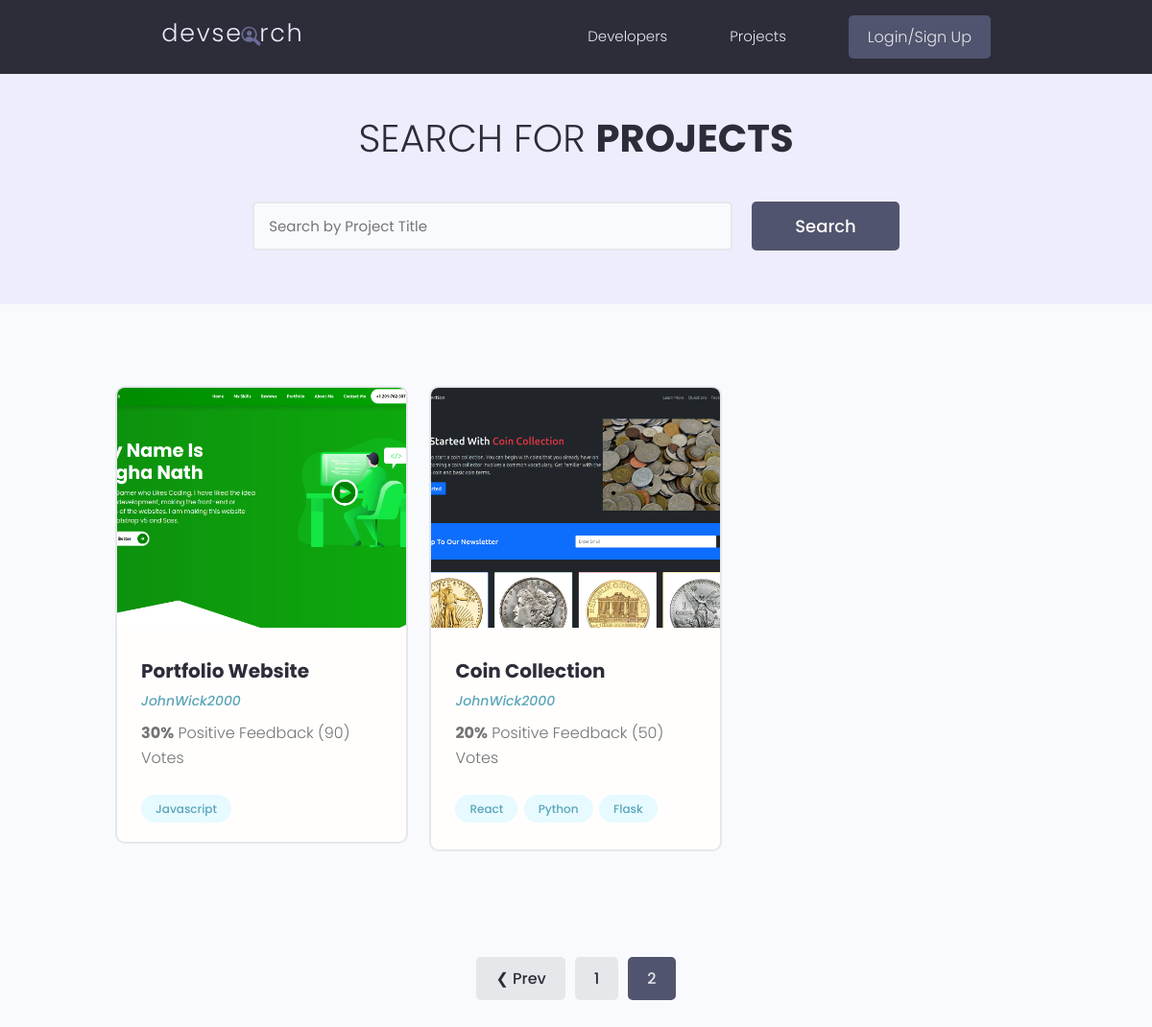
/projects/?page=3, run on an earlier commit of the app's database.
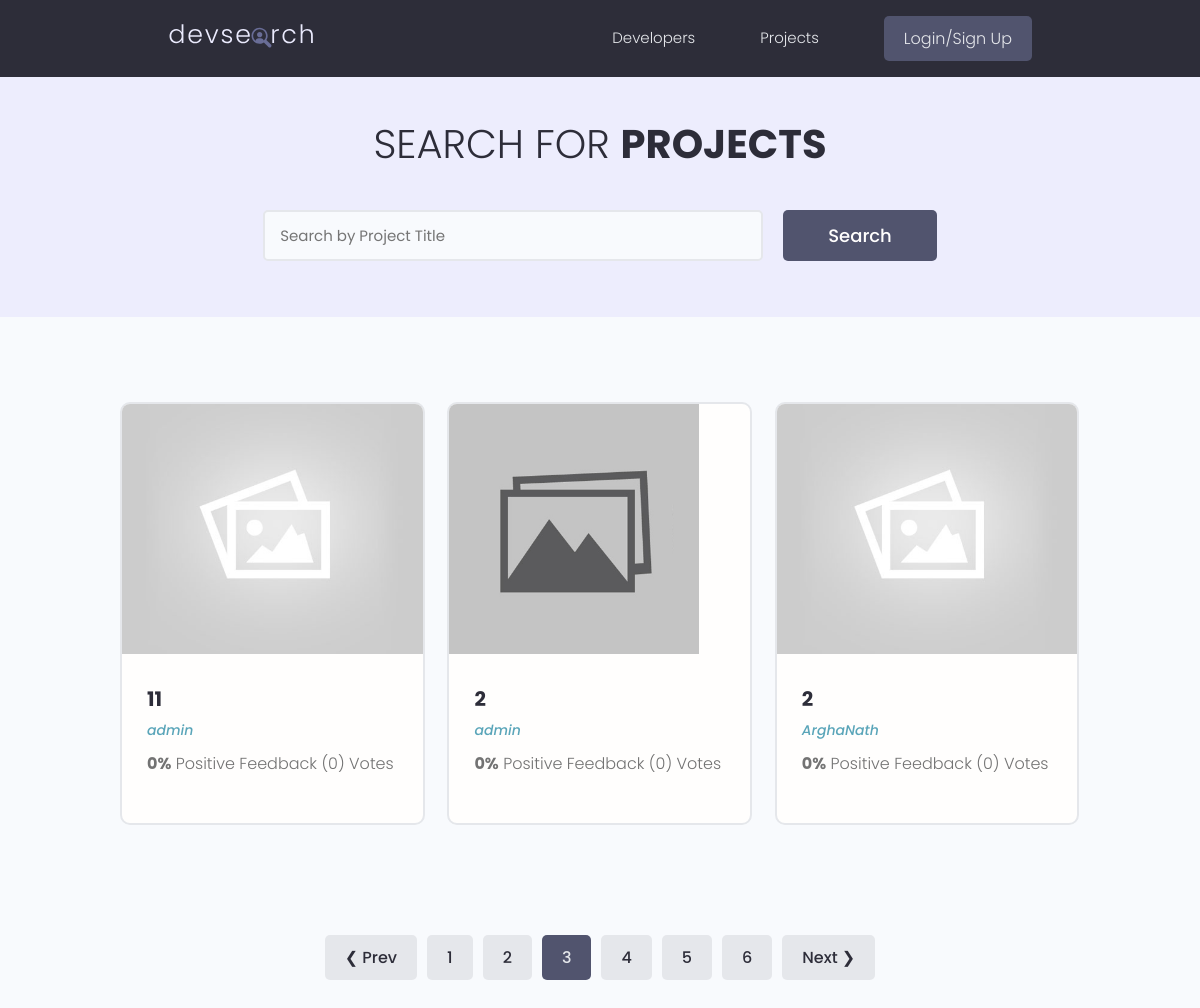
And on a later commit of the database.
### projects/models.py (models this page shows, shortened)
class Project(models.Model):
    owner = models.ForeignKey(
        Profile, on_delete=models.SET_NULL, null=True, blank=True)
    title = models.CharField(max_length=200)
    description = models.TextField(null=True, blank=True)
    featured_image = models.ImageField(
        null=True, blank=True, default='default.jpg')
    demo_link = models.CharField(max_length=2000, blank=True, null=True)
    source_link = models.CharField(max_length=2000, blank=True, null=True)
    tags = models.ManyToManyField('Tag', blank=True)
    vote_total = models.IntegerField(default=0, null=True, blank=True)
    vote_ratio = models.IntegerField(default=0, null=True, blank=True)
    created = models.DateTimeField(auto_now_add=True)
    id = models.UUIDField(default=uuid.uuid4, unique=True,
                          editable=False, primary_key=True)
    class Meta:
        ordering = ['-vote_ratio', '-vote_total', 'title']  # Ascending order

class Tag(models.Model):
    name = models.CharField(max_length=200)
    created = models.DateTimeField(auto_now_add=True)
    id = models.UUIDField(default=uuid.uuid4, unique=True,
                          editable=False, primary_key=True)
    def __str__(self):
        return self.name

### users/models.py (models this page shows)
class Profile(models.Model):
    user = models.OneToOneField(
        User, on_delete=models.CASCADE, null=True, blank=True)
    name = models.CharField(max_length=100, null=True, blank=True)
    email = models.CharField(max_length=200, null=True, blank=True)
    username = models.CharField(max_length=100, null=True, blank=True)
    location = models.CharField(max_length=100, null=True, blank=True)
    about = models.CharField(max_length=200, null=True, blank=True)
    bio = models.TextField(null=True, blank=True)
    profile_image = models.ImageField(
        null=True, blank=True, upload_to='profiles', default='profiles/user-default.png')
    social_github = models.CharField(max_length=200, null=True, blank=True)
    social_twitter = models.CharField(max_length=200, null=True, blank=True)
    social_linkedin = models.CharField(max_length=200, null=True, blank=True)
    social_youtube = models.CharField(max_length=200, null=True, blank=True)
    social_website = models.CharField(max_length=200, null=True, blank=True)
    created = models.DateTimeField(auto_now_add=True)
    id = models.UUIDField(default=uuid.uuid4, unique=True,
                          editable=False, primary_key=True)
    def __str__(self):
        return str(self.user.username)

### projects/views.py (the view)
# urls.py: path('projects/', include('projects.urls')),
def projects(request):
    projects, search_query = searchProjects(request)
    custom_range, projects = paginateProjects(request, projects, 3)
    context = {
        'projects': projects,
        'search': search_query,
        'custom_range': custom_range,
    }
    return render(request, "projects/projects.html", context)

### projects/utils.py (called while the page is built)
def searchProjects(request):
    search_query = ''
    if request.GET.get('search_query'):
        search_query = request.GET.get('search_query')
    tags = Tag.objects.filter(name__icontains=search_query)
    projects = Project.objects.distinct().filter(
        Q(title__icontains=search_query) | Q(description__icontains=search_query) | Q(owner__name__icontains=search_query) | Q(tags__in=tags))
    return projects, search_query

def paginateProjects(request, projects, results):
    page = request.GET.get('page')
    paginator = Paginator(projects, results)
    try:
        projects = paginator.page(page)
    except PageNotAnInteger:
        page = 1
        projects = paginator.page(page)
    except EmptyPage:
        page = paginator.num_pages  # Giving us the count of the last page.
        projects = paginator.page(page)
    left_index = (int(page) - 4)
    right_index = (int(page) + 5)
    if left_index < 1:
        left_index = 1
    if right_index > paginator.num_pages:
        right_index = paginator.num_pages + 1
    custom_range = range(left_index, right_index)
    return custom_range, projects

### projects/templates/projects/projects.html (shortened to what this page needs)
{% extends 'main.html' %} {% block content %}
<main class="projects">
    <section class="hero-section text-center">
      <div class="container container--narrow">
        <div class="hero-section__box">
          <h2>Search for <span>Projects</span></h2>
        </div>
        <div class="hero-section__search">
          <form id="searchForm" class="form" action="{% url 'projects' %}" method="get">
            <div class="form__field">
              <input class="input input--text" id="formInput#search" type="text" name="search_query" value="{{search}}"
                placeholder="Search by Project Title" />
            </div>
            <input class="btn btn--sub btn--lg" type="submit" value="Search" />
          </form>
        </div>
      </div>
    </section>
    <section class="projectsList">
      <div class="container">
        <div class="grid grid--three">
          {% for project in projects %}
            <div class="column">
              <div class="card project">
                <a href="{% url 'project' project.id %}" class="project">
                  <img class="project__thumbnail" src="{{ project.featured_image.url }}" alt="project thumbnail" />
                  <div class="card__body">
                    <h3 class="project__title">{{ project.title }}</h3>
                    <p><a class="project__author" href="{% url 'user-profile' project.owner.id %}">{{project.owner}}</a></p>
                    <p class="project--rating">
                      <span style="font-weight: bold;">{{ project.vote_ratio }}%</span> Positive
                      Feedback ({{ project.vote_total }}) Vote{{project.vote_total|pluralize:"s"}}
                    </p>
                    <div class="project__tags">
                      {% for tag in project.tags.all %}
                      <span class="tag tag--pill tag--main">
                        <small>{{tag}}</small>
                      </span>
                      {% endfor %}
                    </div>
                  </div>
                </a>
              </div>
            </div>
          {% endfor %}
        </div>
      </div>
    </section>
  </main>
  {% include 'pagination.html' with querySet=projects custom_range=custom_range %}
{% endblock content %}

What changed in the data, as far as the page shows it:
no longer on this page (row unchanged): Project: featured_image (picture), title "Portfolio Website", owner "JohnWick2000", vote_ratio "30", vote_total "90"
no longer on this page (row unchanged): Tag: name "Javascript", shown under "Portfolio Website"
no longer on this page (row unchanged): Project: featured_image (picture), title "Coin Collection", owner "JohnWick2000", vote_ratio "20", vote_total "50"
no longer on this page (row unchanged): Tag: name "React", shown under "Coin Collection"
no longer on this page (row unchanged): Tag: name "Python", shown under "Coin Collection"
no longer on this page (row unchanged): Tag: name "Flask", shown under "Coin Collection"
added Project: featured_image (placeholder picture), title "11", owner "admin", vote_ratio "0", vote_total "0"
added Project: featured_image (placeholder picture), title "2", owner "admin", vote_ratio "0", vote_total "0"
added Project: featured_image (placeholder picture), title "2", owner "ArghaNath", vote_ratio "0", vote_total "0"
Also different on the page:
list line gone: "2"
new list line: "2"
new list line: "3"
new list line: "4"
new list line: "5"
new list line: "6"
text now shown: "Next ❯"
